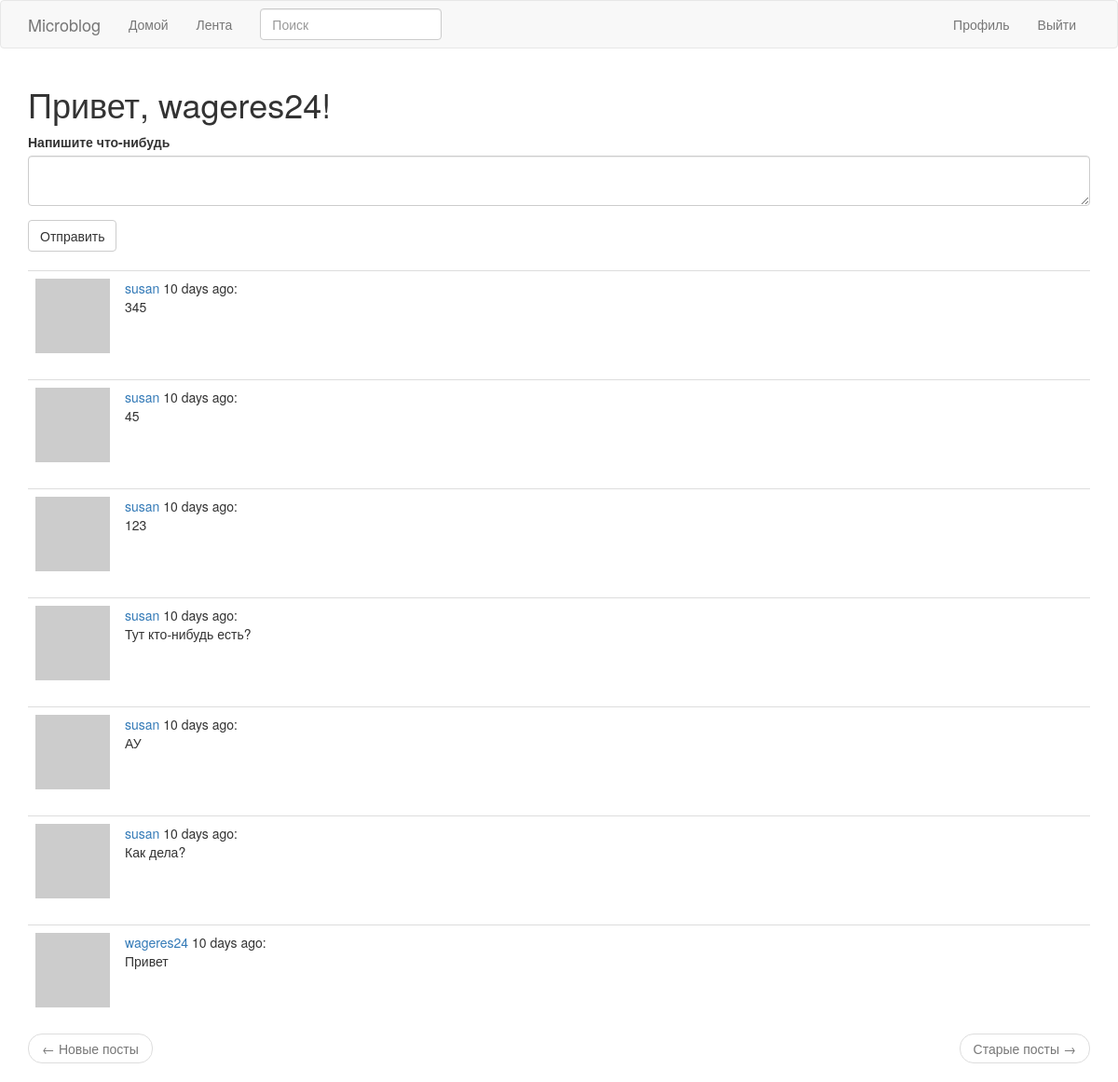
The page /index (signed in) on the database its author committed.
### app/models.py (models this page shows, shortened)
class User(UserMixin,db.Model):
	id = db.Column(db.Integer, primary_key=True)
	username = db.Column(db.String(64), index=True, unique=True)
	email = db.Column(db.String(120), index=True, unique=True)
	password_hash = db.Column(db.String(128))
	posts = db.relationship('Post', backref='author', lazy='dynamic')
	about_me = db.Column(db.String(140))
	last_seen = db.Column(db.DateTime,default=datetime.utcnow)
	followed = db.relationship(
        'User', secondary=followers,
        primaryjoin=(followers.c.follower_id == id),
        secondaryjoin=(followers.c.followed_id == id),
        backref=db.backref('followers', lazy='dynamic'), lazy='dynamic')
	def avatar(self,size):
		digest = md5(self.email.lower().encode('utf-8')).hexdigest()
		return 'https://www.gravatar.com/avatar/{}?d=identicon&s={}'.format(
            digest, size)
	def followed_posts(self):
		followed = Post.query.join(
        	followers, (followers.c.followed_id == Post.user_id)).filter(
            followers.c.follower_id == self.id)
		own = Post.query.filter_by(user_id=self.id)
		return followed.union(own).order_by(Post.timestamp.desc())

class SearchableMixin(object):
	@classmethod
	def before_commit(cls, session):
		session._changes = {
            'add': list(session.new),
            'update': list(session.dirty),
            'delete': list(session.deleted)
        }
	@classmethod
	def after_commit(cls, session):
		for obj in session._changes['add']:
			if isinstance(obj, SearchableMixin):
				add_to_index(obj.__tablename__, obj)
		for obj in session._changes['update']:
			if isinstance(obj, SearchableMixin):
				add_to_index(obj.__tablename__, obj)
		for obj in session._changes['delete']:
			if isinstance(obj, SearchableMixin):
				remove_from_index(obj.__tablename__, obj)
		session._changes = None

class Post(SearchableMixin,db.Model):
	__searchable__ = ['body']
	id = db.Column(db.Integer, primary_key=True)
	body = db.Column(db.String(140))
	timestamp = db.Column(db.DateTime, index=True, default=datetime.utcnow)
	user_id = db.Column(db.Integer, db.ForeignKey('user.id'))

### app/main/routes.py (the view)
@bp.route('/', methods=['GET', 'POST'])
@bp.route('/index', methods=['GET', 'POST'])
@login_required
def index():
	form = PostForm()
	if form.validate_on_submit():
		post = Post(body=form.post.data, author=current_user)
		db.session.add(post)
		db.session.commit()
		flash('Your post is now live!')
		return redirect(url_for('main.index'))
	page = request.args.get('page', 1, type=int)
	posts = current_user.followed_posts().paginate(
        page, current_app.config['POSTS_PER_PAGE'], False)
	next_url = (url_for('main.index', page=posts.next_num)
        if posts.has_next else None)
	prev_url = (url_for('main.index', page=posts.prev_num)
        if posts.has_prev else None)
	return render_template('index.html', title='Home', form=form,
                           posts=posts.items, next_url=next_url,
                           prev_url=prev_url)

### app/main/forms.py
class SearchForm(FlaskForm):
	q = StringField('Поиск', validators=[DataRequired()])
	def __init__(self,*args,**kwargs):
		if "formdata" not in kwargs:
			kwargs['formdata'] = request.args#определяет, откуда Flask-WTF получает формы
		if 'csrf_enabled' not in kwargs:
			kwargs['csrf_enabled'] = False#CSRF - защита
		super(SearchForm, self).__init__(*args, **kwargs)

class PostForm(FlaskForm):
	post = TextAreaField('Напишите что-нибудь',validators=[DataRequired(), Length(min=1, max=140)])
	submit = SubmitField('Отправить')

### app/main/routes.py (called while the page is built)
@bp.before_request
def before_request():
	if current_user.is_authenticated:
		current_user.last_seen = datetime.utcnow()
		db.session.commit()
		g.search_form = SearchForm()

### app/models.py (called while the page is built)
@login.user_loader
def load_user(id):
	return User.query.get(int(id))

### app/templates/index.html
{% extends 'base.html' %}
{% import 'bootstrap/wtf.html' as wtf %}
{% block app_content %}
        <h1>Привет, {{ current_user.username }}!</h1>
    {% if form %}
    {{ wtf.quick_form(form) }}
    <br>
    {% endif %}
    {% for post in posts %}
        {% include '_post.html' %}
    {% endfor %}
        <nav aria-label="...">
		    <ul class="pager">
		        <li class="previous{% if not prev_url %} disabled{% endif %}">
		            <a href="{{ prev_url or '#' }}">
		                <span aria-hidden="true">&larr;</span> Новые посты
		            </a>
		        </li>
		        <li class="next{% if not next_url %} disabled{% endif %}">
		            <a href="{{ next_url or '#' }}">
		                Старые посты <span aria-hidden="true">&rarr;</span>
		            </a>
		        </li>
		    </ul>
		</nav>
{% endblock %}

### app/templates/_post.html
<table class="table table-hover">
    <tr>
        <td width="70px">
            <a href="{{ url_for('main.user', username=post.author.username) }}">
                <img src="{{ post.author.avatar(70) }}" />
            </a>
        </td>
        <td>
            <a href="{{ url_for('main.user', username=post.author.username) }}">
                {{ post.author.username }}
            </a>
            {{ moment(post.timestamp).fromNow() }}:
            <br>
            {{ post.body }}
        </td>
    </tr>
</table>

### rows shown on the page
User: username "wageres24"
Post: author.username "susan", timestamp "10 days ago", body "345"
Post: author.username "susan", timestamp "10 days ago", body "45"
Post: author.username "susan", timestamp "10 days ago", body "123"
Post: author.username "susan", timestamp "10 days ago", body "Тут кто-нибудь есть?"
Post: author.username "susan", timestamp "10 days ago", body "АУ"
Post: author.username "susan", timestamp "10 days ago", body "Как дела?"
Post: author.username "wageres24", timestamp "10 days ago", body "Привет"
